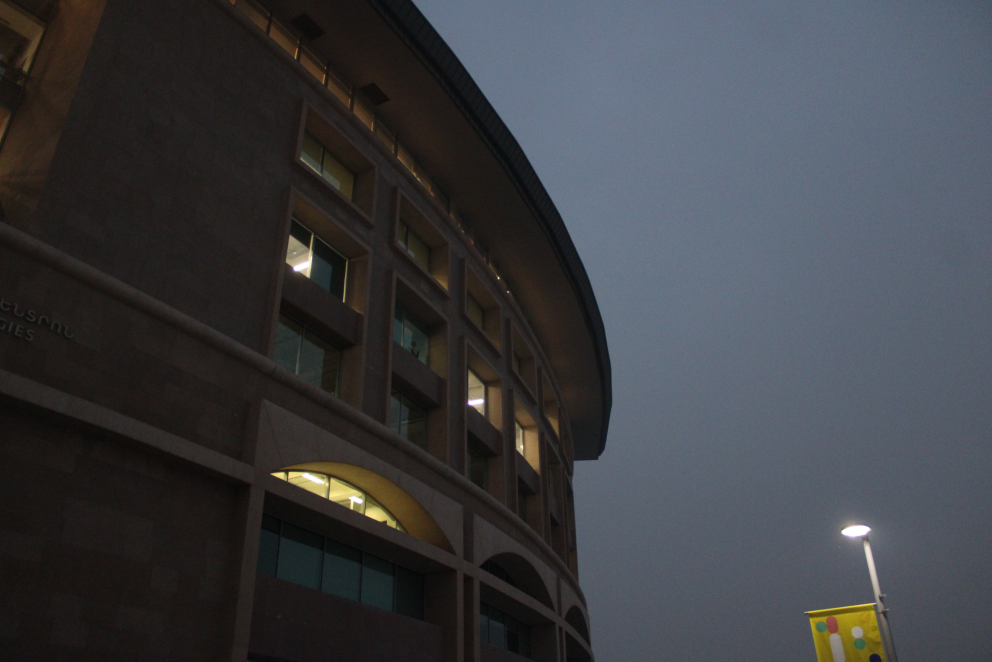
#> input picture imgs/TUMO_0.JPG, 2976 x 1984 px, found by its file name (shown at 1/3 size)
$ python main.py
#> lines starting #> are read from the running program, lines starting #| are printed output that depends on the picture
import cv2
import matplotlib.pyplot as plt
import numpy as np

def center_crop(img, crop_width, crop_height):
    h, w = img.shape[:2]

    center_y, center_x = h // 2, w // 2

    start_x = center_x - crop_width // 2
    start_y = center_y - crop_height // 2
    end_x = start_x + crop_width
    end_y = start_y + crop_height

    start_x = max(0, start_x)
    start_y = max(0, start_y)
    end_x = min(w, end_x)
    end_y = min(h, end_y)

    cropped_img = img[start_y:end_y, start_x:end_x]

    return cropped_img.copy()

def img_1():
    img = cv2.imread("imgs/TUMO_0.JPG")
#> img is the input picture: shape (1984, 2976, 3); mean B, G, R 66, 62.1, 60.7

    vhs_overlay = cv2.imread("imgs/VHS.avif")

    bCh = np.dot(img, [1, 0, 0]).astype(np.float32)
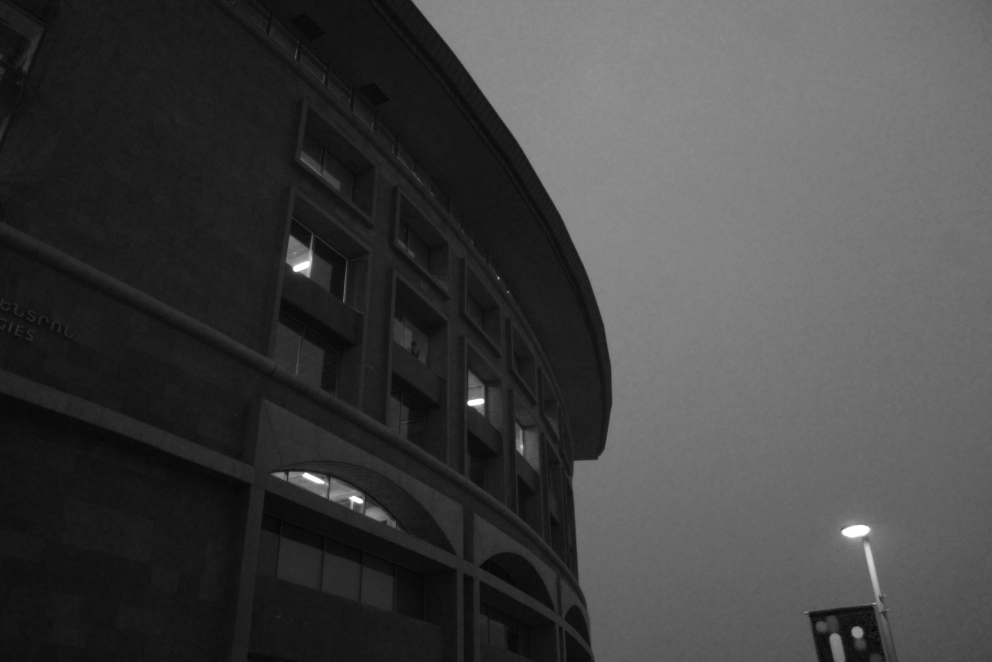
#> bCh: shape (1984, 2976) float32 (shown at 1/3 size); min 0, max 255, mean 66
    gCh = np.dot(img, [0, 1, 0]).astype(np.float32)
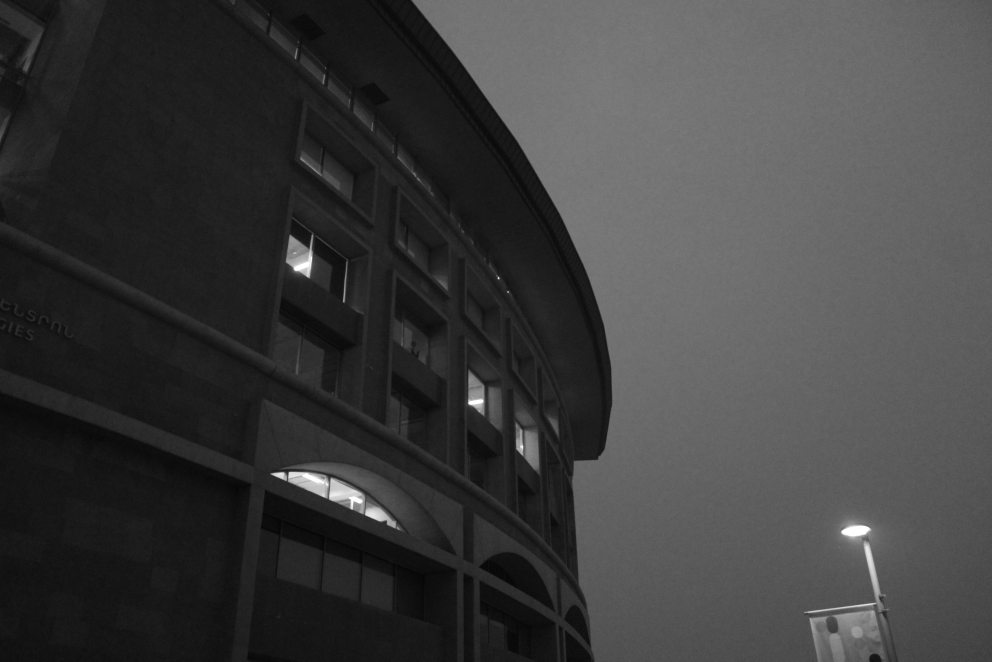
#> gCh: shape (1984, 2976) float32 (shown at 1/3 size); min 3, max 255, mean 62.1
    rCh = np.dot(img, [0, 0, 1]).astype(np.float32)

    rIntensity = 0.7
    gIntensity = 0.7
    bIntensity = 0.8

    noiseIntensity = 150

    rChF = rCh * rIntensity + (np.random.random(rCh.shape) - 0.5) * noiseIntensity
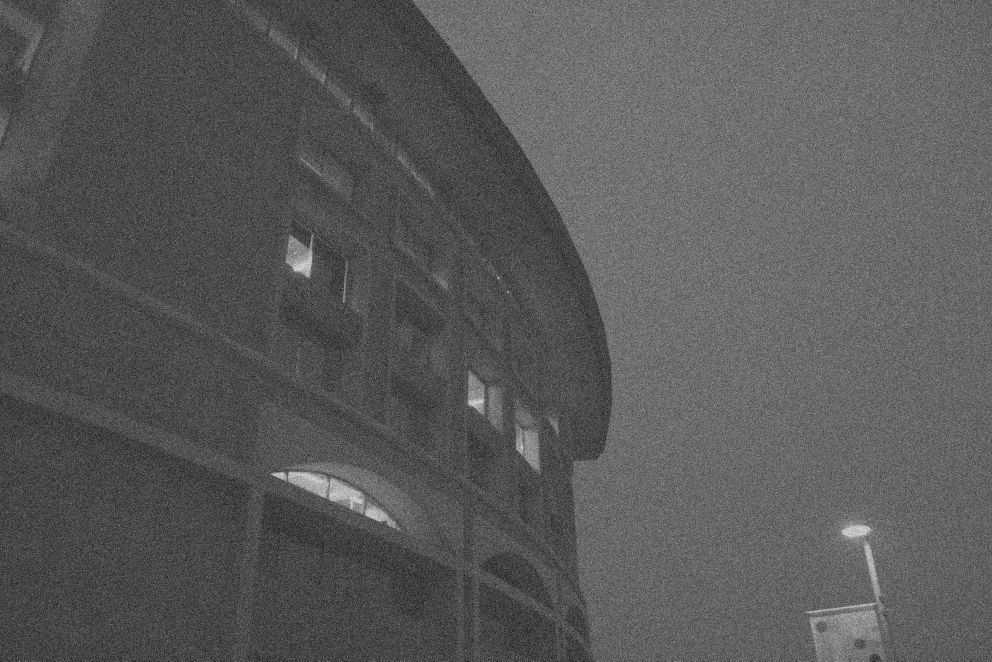
#> rChF: shape (1984, 2976) float64 (shown at 1/3 size); min -72.62, max 253.5, mean 42.5; drawn with min black and max white
    gChF = gCh * gIntensity + (np.random.random(gCh.shape) - 0.5) * noiseIntensity
    bChF = bCh * bIntensity + (np.random.random(rCh.shape) - 0.5) * noiseIntensity
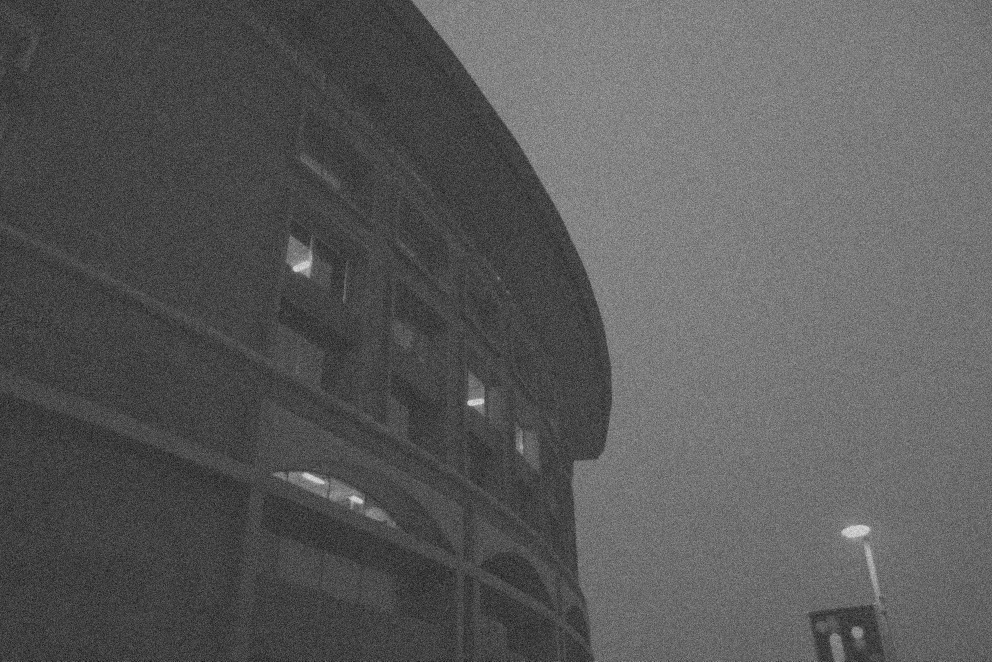
#> bChF: shape (1984, 2976) float64 (shown at 1/3 size); min -71.63, max 278.9, mean 52.8; drawn with min black and max white

    rChF = np.roll(rChF, axis=1, shift=25)
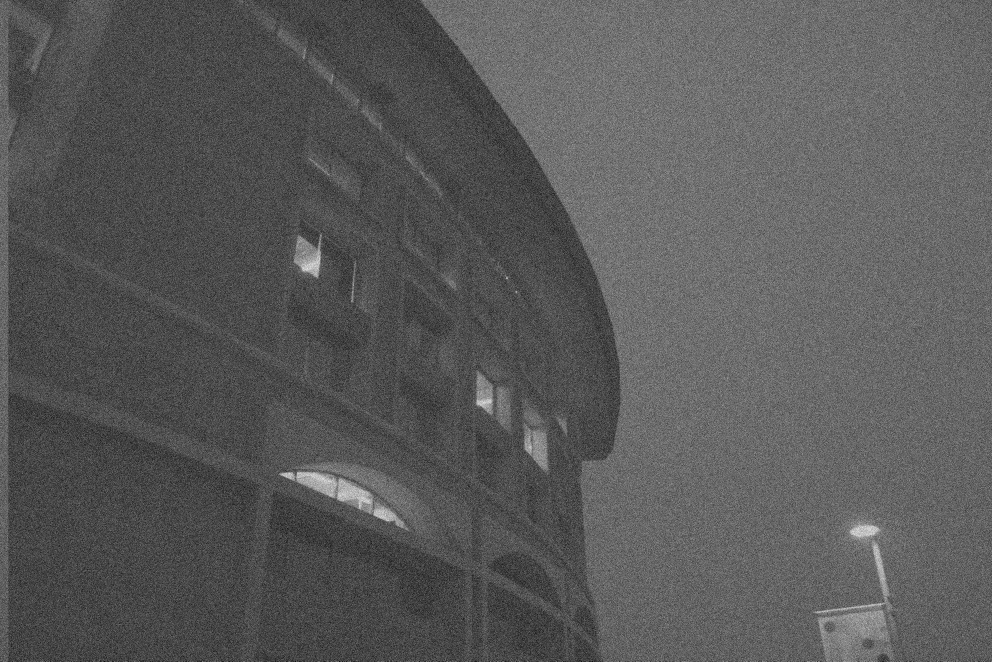
#> rChF: shape (1984, 2976) float64 (shown at 1/3 size); min -72.62, max 253.5, mean 42.5; drawn with min black and max white

    reconstructed = cv2.add(np.stack(
        (
            np.clip(bChF, 0, 255).astype(np.uint8),
            np.clip(gChF, 0, 255).astype(np.uint8),
            np.clip(rChF, 0, 255).astype(np.uint8),
        ),
        axis=2
#> (the run stopped early here; a loop or call above may not have finished)

$ run again, with imgs/TUMO_1.JPG copied over imgs/TUMO_0.JPG
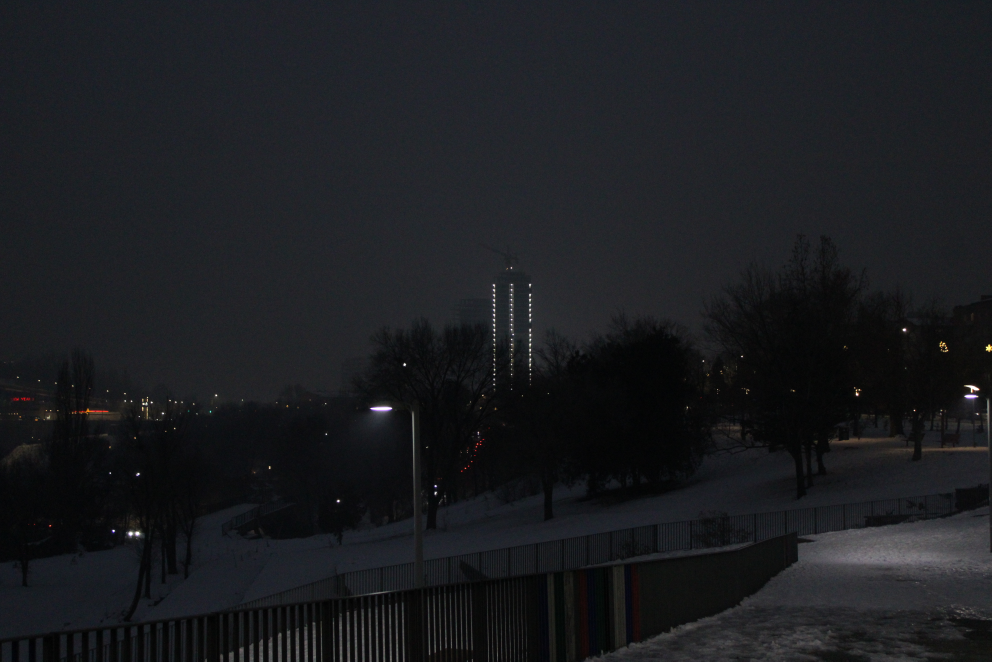
#> input picture imgs/TUMO_1.JPG, 2976 x 1984 px, found by its file name (shown at 1/3 size)
#> in img_1, img is the input picture: shape (1984, 2976, 3); mean B, G, R 32, 28.7, 27.1
#> in img_1, `rChF = rCh * rIntensity + (np.random.random(rCh.shape) - 0.5) * noiseI..`:
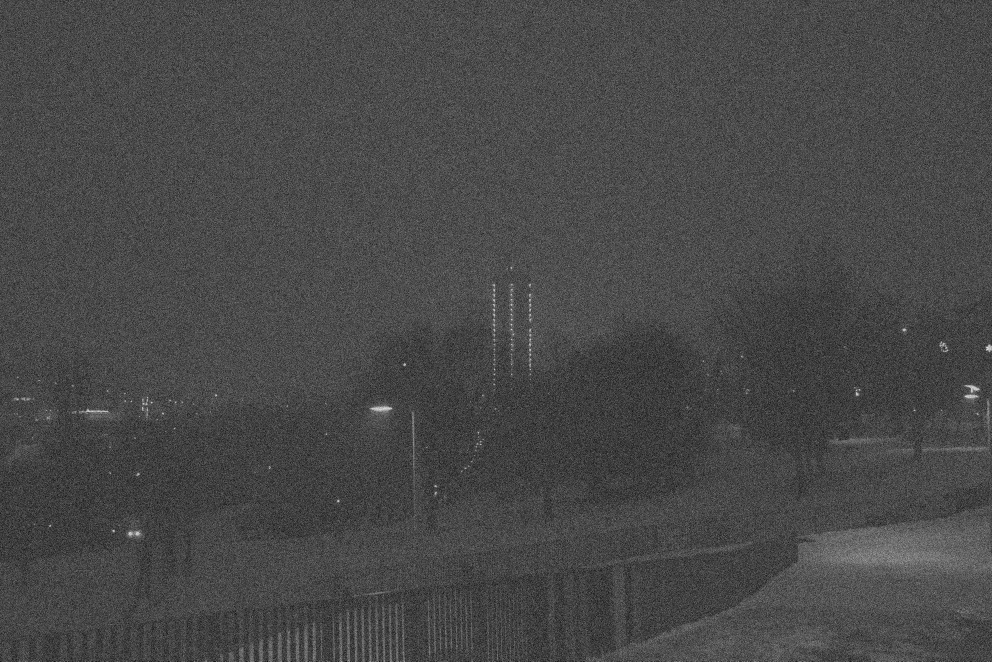
#> rChF: shape (1984, 2976) float64 (shown at 1/3 size); min -75, max 253.4, mean 19; drawn with min black and max white
